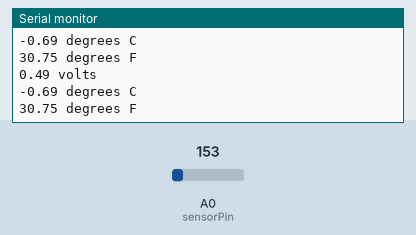
Recording of a sketch running on a simulated Arduino Uno, built with avr-gcc and run on an emulated ATmega328P. On the bench: the last lines printed to the serial monitor. The inputs (shaded band) are chosen by the test bench; at power-on: A0 (sensorPin) = 153.

Above: at 5.8 s.
5.9 s: A0 (sensorPin) set to 165
At 11.1 s:
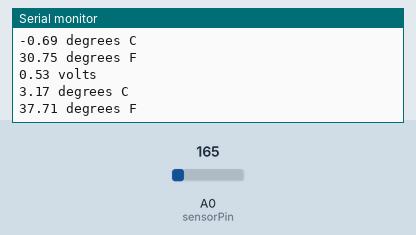
11.9 s: A0 (sensorPin) set to 175
At 16.1 s:
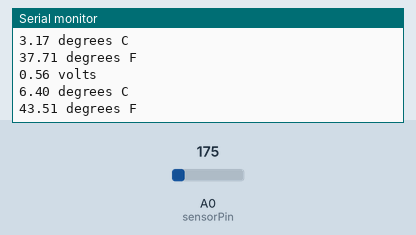
Timing chart, 0 to 17.6 s (numbered marks = the images above; inputs shaded):
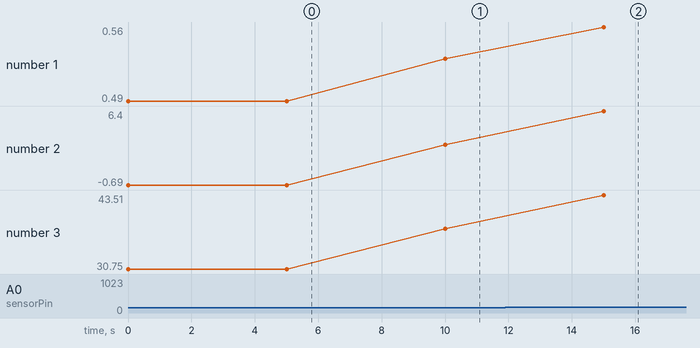

Measured:
- after the input at 5.9 s, the serial monitor: prints a new line after 4.1 s (image 1)
- after the input at 11.9 s, the serial monitor: prints a new line after 3.1 s (image 2)
- plotted number 1: 0.49 → 0.53 after the input at 5.9 s, 0.53 → 0.56 after the input at 11.9 s
- plotted number 2: -0.69 → 3.17 after the input at 5.9 s, 3.17 → 6.4 after the input at 11.9 s
- plotted number 3: 30.75 → 37.71 after the input at 5.9 s, 37.71 → 43.51 after the input at 11.9 s

The sketch:

qtpy_analogRead_tmp36.ino
```cpp
//TMP36 Pin Variables
int sensorPin = 0;  //the analog pin the TMP36's Vout (sense) pin is connected to
                    //the resolution is 10 mV / degree centigrade with a
                    //500 mV offset to allow for negative temperatures

/*
   setup() - this function runs once when you turn your Arduino on
   We initialize the serial connection with the computer
*/
void setup()
{
  Serial.begin(115200);  //Start the serial connection with the computer
  //to view the result open the serial monitor
}

void loop()                     // run over and over again
{
  //getting the voltage reading from the temperature sensor
  int reading = analogRead(sensorPin);

  // converting that reading to voltage, for 3.3v arduino use 3.3
  float voltage = reading * 3.3;
  voltage /= 1024.0;

  // print out the voltage
  Serial.print(voltage); Serial.println(" volts");

  // now print out the temperature
  float temperatureC = (voltage - 0.5) * 100 ;  //converting from 10 mv per degree wit 500 mV offset
  //to degrees ((voltage - 500mV) times 100)
  Serial.print(temperatureC); Serial.println(" degrees C");

  // now convert to Fahrenheit
  float temperatureF = (temperatureC * 9.0 / 5.0) + 32.0;
  Serial.print(temperatureF); Serial.println(" degrees F");

  delay(5000);                                     //waiting a second
}
```
